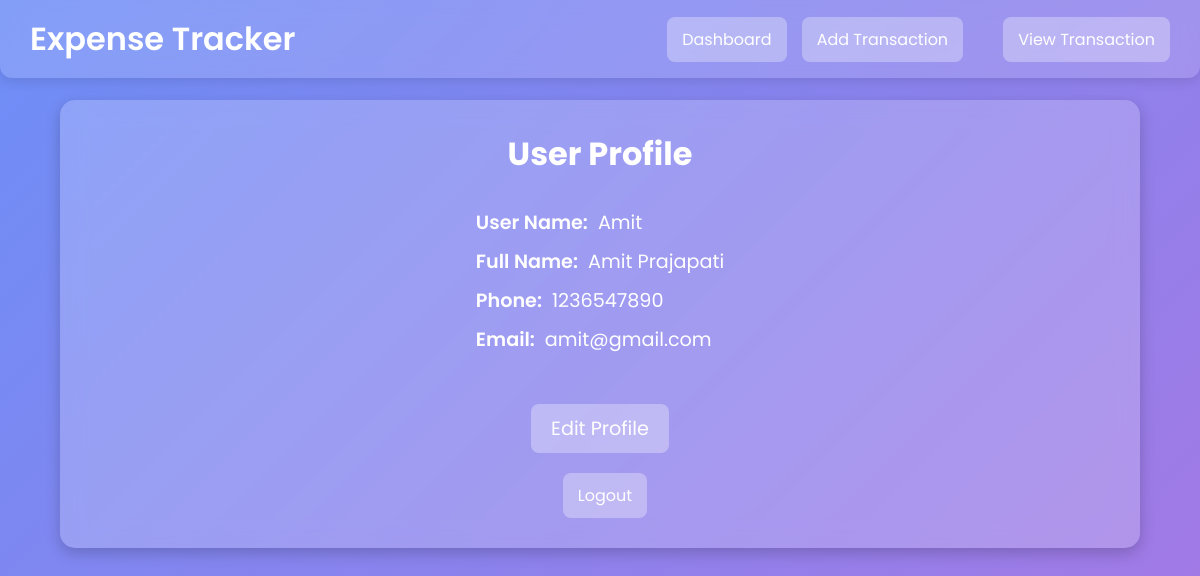
The app's page /profile/ (signed in) with its own data.
### expenses/models.py (models this page shows, shortened)
class User(AbstractUser):
    full_name = models.CharField(max_length=255, null=True, blank=True)
    email = models.EmailField(unique=True)
    phone = models.CharField(max_length=10, unique=True)
    REQUIRED_FIELDS = ['username', 'phone']
    USERNAME_FIELD = 'email'

### expenses/views.py (the view)
# urls.py: path('profile/', views.profile, name='profile'),
@login_required
def profile(request):
    return render(request, 'profile.html', {'user': request.user})

### expenses/templates/profile.html (shortened to what this page needs)
<!DOCTYPE html>
<html lang="en">
<head>
</head>
<body>
    <header>
        <h1>Expense Tracker</h1>
        <div class="header-buttons">
            <a href="{% url 'dashboard' %}">Dashboard</a>
            <a href="{% url 'transaction' %}">Add Transaction</a>
            <a href="{% url 'filter_transactions' %}">View Transaction</a>
        </div>
    </header>
    <div class="container">
        <h2>User Profile</h2>
        <div class="profile-info">
            <div>
                <label for="username">User Name:</label>
                <p id="username">{{ user.username }}</p>
            </div>
            <div>
                <label for="full_name">Full Name:</label>
                <p id="full_name">{{ user.first_name }} {{ user.last_name }}</p>
            </div>
            <div>
                <label for="phone">Phone:</label>
                <p id="phone">{{ user.phone }}</p>
            </div>
            <div>
                <label for="email">Email:</label>
                <p id="email">{{ user.email }}</p>
            </div>
        </div>
        <button class="edit-button" onclick="toggleEditForm()">Edit Profile</button>
        <div class="header-buttons">
            <a href="{% url 'logout' %}" class="logout">Logout</a>
        </div>
    </div>
</body>
</html>

### expenses/templates/profile.html (style rules this page uses)
* { margin: 0; padding: 0; box-sizing: border-box; font-family: 'Poppins', sans-serif; }
body { display: flex; flex-direction: column; align-items: center; justify-content: flex-start; min-height: 100vh; background: linear-gradient(135deg, #6E8EF7, #A777E3); overflow-x: hidden; background-attachment: fixed; padding-top: 80px; }
header { width: 100%; padding: 15px 30px; background: rgba(255, 255, 255, 0.15); backdrop-filter: blur(10px); display: flex; justify-content: space-between; align-items: center; position: fixed; top: 0; left: 0; right: 0; z-index: 1000; border-radius: 0 0 12px 12px; box-shadow: 0 4px 12px rgba(0, 0, 0, 0.1); }
header h1 { font-size: 2rem; font-weight: 600; color: #fff; }
.header-buttons { display: flex; align-items: center; gap: 15px; }
.header-buttons a { padding: 10px 15px; font-size: 1rem; border-radius: 8px; background: rgba(255, 255, 255, 0.3); color: #fff; text-decoration: none; align-items: center; transition: 0.3s; }
.header-buttons a.logout { margin-top: 20px; }
.container { width: 90%; max-width: 1400px; display: flex; flex-direction: column; align-items: center; padding: 30px; background: rgba(255, 255, 255, 0.2); backdrop-filter: blur(12px); border-radius: 15px; box-shadow: 0 5px 15px rgba(0, 0, 0, 0.2); text-align: center; margin-top: 20px; }
h2 { font-size: 2rem; color: #fff; margin-bottom: 30px; }
.profile-info { display: flex; flex-direction: column; margin-bottom: 30px; gap: 10px; }
.profile-info div { display: flex; justify-content: flex-start; gap: 10px; }
.profile-info label { font-size: 1.2rem; color: #fff; font-weight: 600; }
.profile-info p { font-size: 1.2rem; color: #fff; margin: 0; }
.edit-button { padding: 10px 20px; font-size: 1.2rem; background: rgba(255, 255, 255, 0.3); color: #fff; border: none; border-radius: 8px; cursor: pointer; transition: 0.3s; margin-top: 20px; }
.header-buttons a:last-child { margin-left: 25px; }
.header-buttons a.logout { margin-top: 20px; margin-left: 10px; }

### records on screen
User: username "Amit", first_name "Amit", last_name "Prajapati", phone "1236547890", email "amit@gmail.com"
